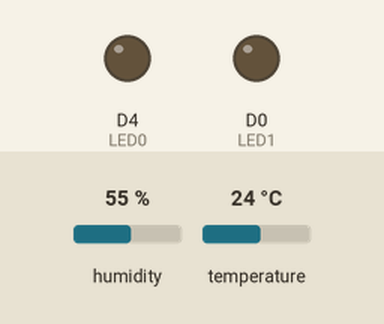
Bench run of a sketch on a simulated ESP8266 (NodeMCU). Shown: output pins drawn as LEDs (lit = HIGH). Inputs (shaded band) come from the test bench; at power-on: humidity 55 %, temperature 24 °C. WiFi joins after 1.5 s; servers stay silent unless stated; what the sketch prints to the serial monitor is not drawn.

Above: at 0.1 s.
At 4.8 s:
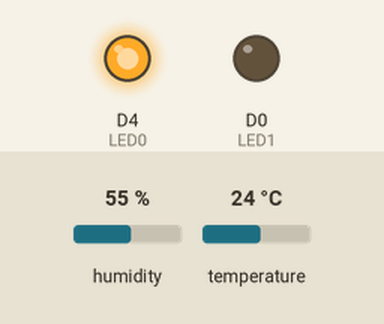
Timing chart, 0 to 6.5 s (numbered marks = the images above):
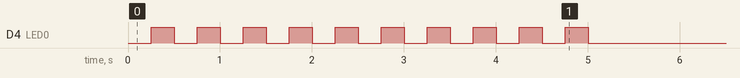

The sketch:

cliente_01_dht_sbotao.ino
```cpp
//------------------------------------------------------------------------------------
// Libraries Needed For This Project
//------------------------------------------------------------------------------------
  #include <EEPROM.h>         // To Be Able To Store & Read Data Between Power Off
  #include <ESP8266WiFi.h>    // The Basic Function Of The ESP NOD MCU
  #include <DHT.h>

//------------------------------------------------------------------------------------
// Defining I/O Pins
//------------------------------------------------------------------------------------
  #define       LED0      2         // WIFI Module LED
  #define       LED1      D0        // Indicate Connectivity With Client #1
  #define       BUTTON    D1        // Connectivity ReInitiate Button
  #define       DHTPIN    D3
  #define       DHTTYPE   DHT22 //selecionar o tipo de sensor

  DHT dht(DHTPIN,DHTTYPE);
//------------------------------------------------------------------------------------
// BUTTON Variables
//------------------------------------------------------------------------------------
  int           ButtonState;
  int           LastButtonState   = LOW;
  int           LastDebounceTime  = 0;
  int           DebounceDelay     = 50;
  const String  ClientType       = "Cliente 01";
//------------------------------------------------------------------------------------
// LED Delay Variables
//------------------------------------------------------------------------------------
  float         temperatura;
  float         umidade;
  int           LEDState          = LOW;
  unsigned long CurrMillis        = 0;
  unsigned long PrevMillis        = 0;
  unsigned long Interval          = 1000;
//------------------------------------------------------------------------------------
// WIFI Authentication Variables
//------------------------------------------------------------------------------------
/* This Client Is Going To Connect To A WIFI Server Access Point
 * So You Have To Specify Server WIFI SSID & Password In The Code Not Here
 * Please See The Function Below Name (WiFi.Begin)
 * If WIFI dont need Any password Then WiFi.begin("SSIDNAME")
 * If WIFI needs a Password Then WiFi.begin("SSIDNAME", "PASSWORD")
 */
   char* ESPssid = "testeiot";            // Wifi Name
   char* ESPpassword = "mkuchida";        // Wifi Password

//------------------------------------------------------------------------------------
// WIFI Module Role & Port
//------------------------------------------------------------------------------------
/* This WIFI Module Code Works As A Client
 * That Will Connect To A Server WIFI Modul With (IP ADDress 192.168.4.1)
 */
  int             ESPServerPort  = 9001;
  IPAddress       ESPServer(192,168,4,1);
  WiFiClient      ESPClient;
//====================================================================================

  void setup()
  {
    // Setting The Serial Port ----------------------------------------------
    Serial.begin(115200);           // Computer Communication

    // Setting The Mode Of Pins ---------------------------------------------
    pinMode(LED0, OUTPUT);          // WIFI OnBoard LED Light
    pinMode(LED1, OUTPUT);          // Indicator For Client #1 Connectivity
    pinMode(BUTTON, INPUT_PULLUP);  // Initiate Connectivity
    digitalWrite(LED0, !LOW);       // Turn WiFi LED Off

    // Print Message Of I/O Setting Progress --------------------------------
    Serial.println("\nI/O Pins Modes Set .... Done");

    // Starting To Connect --------------------------------------------------
    if(WiFi.status() == WL_CONNECTED)
    {
      WiFi.disconnect();
      WiFi.mode(WIFI_OFF);
      delay(50);
    }

    /* in this part it should load the ssid and password
     * from eeprom they try to connect using them */

    WiFi.mode(WIFI_STA);                // To Avoid Broadcasting An SSID
    WiFi.begin("FVMLearning", "");      // The SSID That We Want To Connect To

    // Printing Message For User That Connetion Is On Process ---------------
    Serial.println("!--- Connecting To " + WiFi.SSID() + " ---!");

    // WiFi Connectivity ----------------------------------------------------
    CheckWiFiConnectivity();        // Checking For Connection

    // Stop Blinking To Indicate Connected ----------------------------------
    digitalWrite(LED0, !HIGH);
    Serial.println("!-- Client Device Connected --!");

    // Printing IP Address --------------------------------------------------
    Serial.println("Connected To      : " + String(WiFi.SSID()));
    Serial.println("Signal Strenght   : " + String(WiFi.RSSI()) + " dBm");
    Serial.print  ("Server IP Address : ");
    Serial.println(ESPServer);
    Serial.print  ("Server Port Num   : ");
    Serial.println(ESPServerPort);
    // Printing MAC Address
    Serial.print  ("Device MC Address : ");
    Serial.println(String(WiFi.macAddress()));
    // Printing IP Address
    Serial.print  ("Device IP Address : ");
    Serial.println(WiFi.localIP());

    // Conecting The Device As A Client -------------------------------------
    ESPRequest();
  }

//====================================================================================

  void loop()
  {

    Readdht();
    medirTemperaturaUmidade();

  }

//====================================================================================

  void Readdht()
  {
    // Reading The Button
    /*int reading = digitalRead(BUTTON);

    // If It Doest Match The Previous State
    if(reading != LastButtonState)
    {
      LastDebounceTime = millis();
    }

    // To Iliminate Debounce
    if((millis() - LastDebounceTime) > DebounceDelay)
    {
      if(reading != ButtonState)
      {
        ButtonState = reading;

        if(ButtonState == LOW)
        {
          //temp = 22.3;
          LEDState    = !digitalRead(LED1);
          digitalWrite(LED1, LEDState);*/
          Serial.println   ("<" + ClientType + "-" + LEDState + "> " + "Temperatura: " + temperatura + " Umidade: " + umidade);
          //ESPClient.println("<" + ClientType + "-" + LEDState + "> " + "Temperatura: " + temperatura + " Umidade: " + umidade);
          ESPClient.println(temperatura);
          ESPClient.flush();
        }
      //}
    //}

    // Last Button State Concidered
    //LastButtonState = reading;
  //}

//====================================================================================

  void CheckWiFiConnectivity()
  {
    while(WiFi.status() != WL_CONNECTED)
    {
      for(int i=0; i < 10; i++)
      {
        digitalWrite(LED0, !HIGH);
        delay(250);
        digitalWrite(LED0, !LOW);
        delay(250);
        Serial.print(".");
      }
      Serial.println("");
    }
  }

  void ESPRequest()
  {
    // First Make Sure You Got Disconnected
    ESPClient.stop();

    // If Sucessfully Connected Send Connection Message
    if(ESPClient.connect(ESPServer, ESPServerPort))
    {
      Serial.println    ("<" + ClientType + "- CONNECTED>");
      ESPClient.println ("<" + ClientType + "- CONNECTED>");
    }
  }

//====================================================================================
void medirTemperaturaUmidade() {
  umidade = dht.readHumidity();
  temperatura = dht.readTemperature(false);
  //Serial.print("Temperatura: ");
  //Serial.print(temperatura);
  //Serial.print("*C");
  //Serial.print("    ");
  //Serial.print("Umidade: ");
  //Serial.println(umidade);
  delay(5000);
}
```
